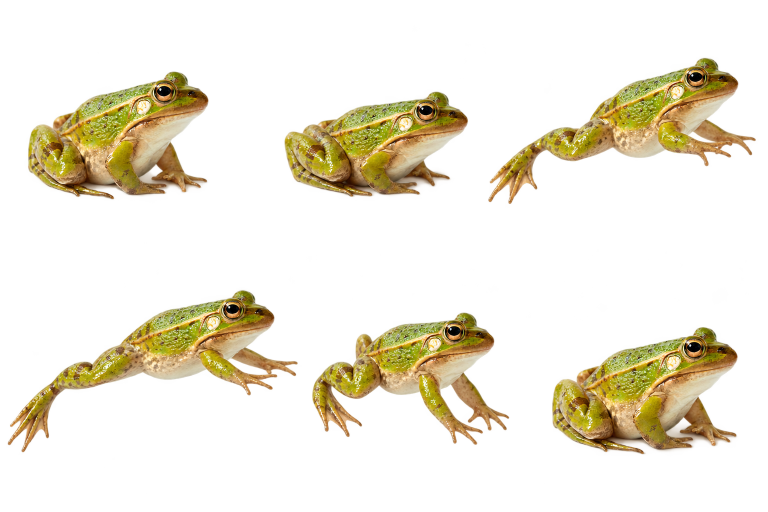
#> input picture assets/source/frog-hop-sheet.png, 1536 x 1024 px (shown at 1/2 size)
$ python -i ascii_art.py   (imports and definitions only)
#> lines starting #> are read from the running program, lines starting #| are printed output that depends on the picture
#> further down, picture is the input picture: PIL image 1536x1024 RGBA; mean R, G, B, A 94.7, 80.2, 43.2, 52.1
"""Shared photograph-to-ASCII conversion for the hero and pond sprites."""
from PIL import Image, ImageChops, ImageFilter, ImageOps, ImageDraw

RAMP = ' .,:;irsXA253hMHGS#9B&@'


def prepare(source, crop=None, columns=124, gamma=0.85, matte=None, matte_feather=1.1, theme='light'):
#> called with columns = 124, gamma = 0.85, matte_feather = 1.1, theme = 'light'
    image = ImageOps.exif_transpose(source).convert('RGBA')
    if matte:
        mask = Image.new('L', image.size, 0)
        ImageDraw.Draw(mask).polygon([tuple(p) for p in matte], fill=255)
        mask = mask.filter(ImageFilter.GaussianBlur(matte_feather))
        image.putalpha(ImageChops.multiply(image.getchannel('A'), mask))
    alpha_box = image.getchannel('A').getbbox()
#> alpha_box = (0, 15, 1518, 1001)
    if not alpha_box:
        raise ValueError('The source image is fully transparent')
    if crop:
        left, top, right, bottom = crop
        if not (0 <= left < right <= image.width and 0 <= top < bottom <= image.height):
            raise ValueError('Crop must be inside the source image')
        image = image.crop(crop)
    elif alpha_box != (0,0,image.width,image.height):
        image = image.crop(alpha_box)
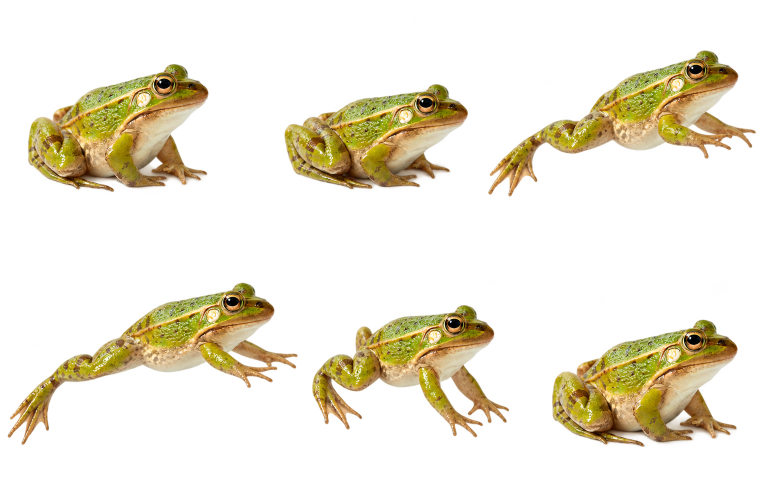
#> image: PIL image 1518x986 RGBA (shown at 1/2 size); mean R, G, B, A 97.9, 83.1, 44.7, 54.7; transparent parts drawn white
    background = Image.new('RGBA',image.size,'white')
#> background: PIL image 1518x986 RGBA; every value is 255
    background.alpha_composite(image)
    gray = ImageOps.grayscale(background)
    alpha = image.getchannel('A')
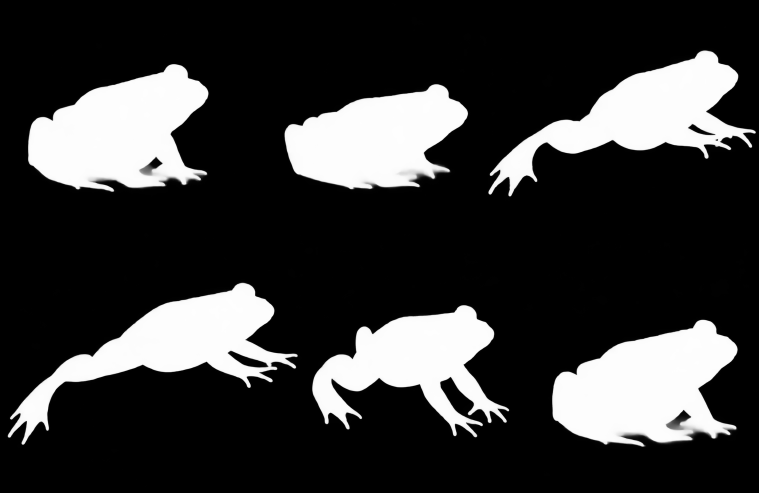
#> alpha: PIL image 1518x986 L (shown at 1/2 size); min 0, max 254, mean 54.7
    # Trim only near-uniform light borders, never assume a face or crop the center.
    if not crop:
        corners = [gray.getpixel(p) for p in ((0,0),(gray.width-1,0),(0,gray.height-1),(gray.width-1,gray.height-1))]
#> corners = [255, 255, 255, 255]
        if min(corners) > 235 and max(corners)-min(corners) < 12:
            diff = ImageChops.difference(gray,Image.new('L',gray.size,round(sum(corners)/4)))
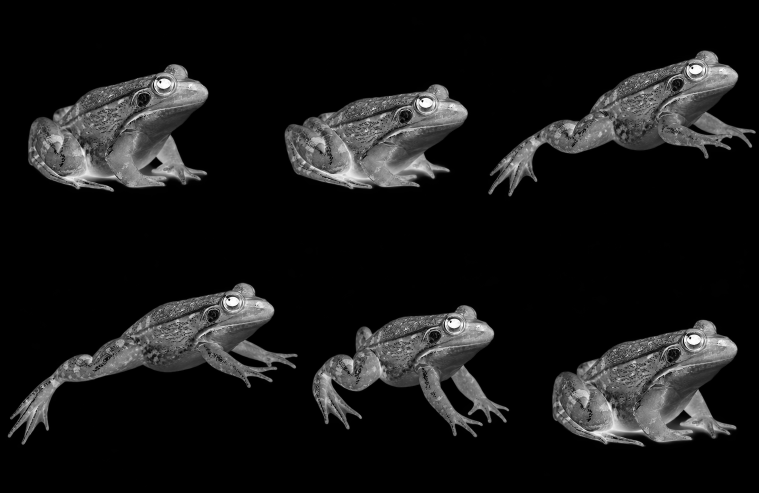
#> diff: PIL image 1518x986 L (shown at 1/2 size); min 0, max 254, mean 23.4
            box = diff.point(lambda p: 255 if p > 22 else 0).getbbox()
#> box = (15, 101, 1512, 894)
            if box:
                pad = max(4,round(min(gray.size)*0.035))
#> pad = 35
                trim = (max(0,box[0]-pad),max(0,box[1]-pad),min(gray.width,box[2]+pad),min(gray.height,box[3]+pad))
#> trim = (0, 66, 1518, 929)
                gray = gray.crop(trim)
#> gray: PIL image 1518x863 L
                alpha = alpha.crop(trim)
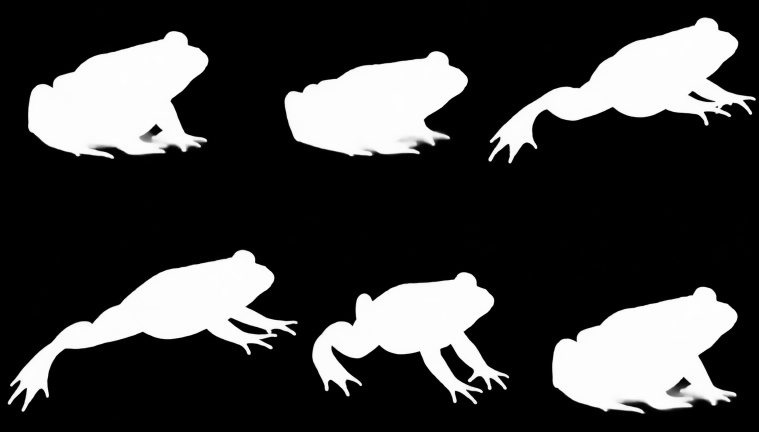
#> alpha: PIL image 1518x863 L (shown at 1/2 size); min 0, max 254, mean 62.5
    # 0.60-em glyph width / 1.15-em line height maintains the source aspect ratio.
    rows = max(1,round(gray.height/gray.width*columns*0.60/1.15))
#> rows = 37
    if rows > 88:
        columns = max(12,round(columns*88/rows))
        rows = 88
    gray = ImageOps.autocontrast(gray,cutoff=0.5)
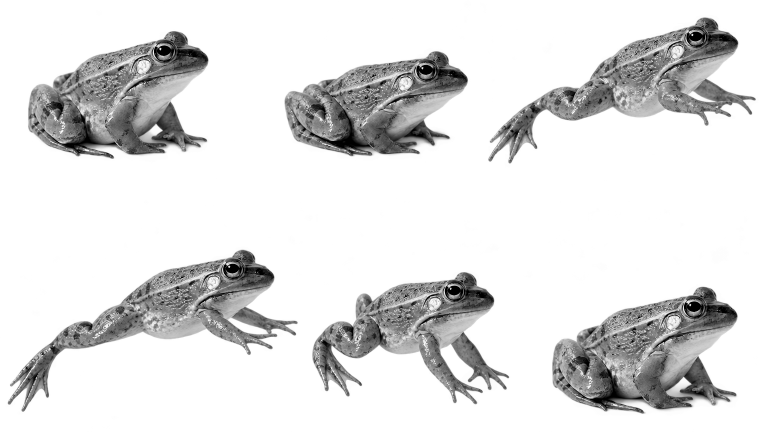
#> gray: PIL image 1518x863 L (shown at 1/2 size); min 0, max 255, mean 222.8
    gray = gray.resize((columns,rows),Image.Resampling.LANCZOS)
#> gray: PIL image 124x37 L
    gray = gray.filter(ImageFilter.MedianFilter(3))
    gray = gray.filter(ImageFilter.UnsharpMask(radius=1,percent=140,threshold=4))
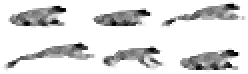
#> gray: PIL image 124x37 L (shown 2 times larger); min 0, max 255, mean 221.1
    table = [round(255*(i/255)**gamma) for i in range(256)]
    gray = gray.point(table)
    alpha = alpha.resize((columns,rows),Image.Resampling.LANCZOS)
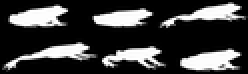
#> alpha: PIL image 124x37 L (shown 2 times larger); min 0, max 255, mean 63
    def glyph(x,y):
#> called with x = 0, y = 0
        value = gray.getpixel((x,y))/255
#> value = 1
        opacity = alpha.getpixel((x,y))/255
#> opacity = 0
        density = (1-value) if theme == 'light' else max(0,value-(1-opacity))
#> density = 0
        return RAMP[round(density*(len(RAMP)-1))]
    return [''.join(glyph(x,y) for x in range(columns)) for y in range(rows)]

>>> from PIL import Image
>>> picture = Image.open('../assets/source/frog-hop-sheet.png')
>>> result = prepare(picture)
#> result = 37 items
